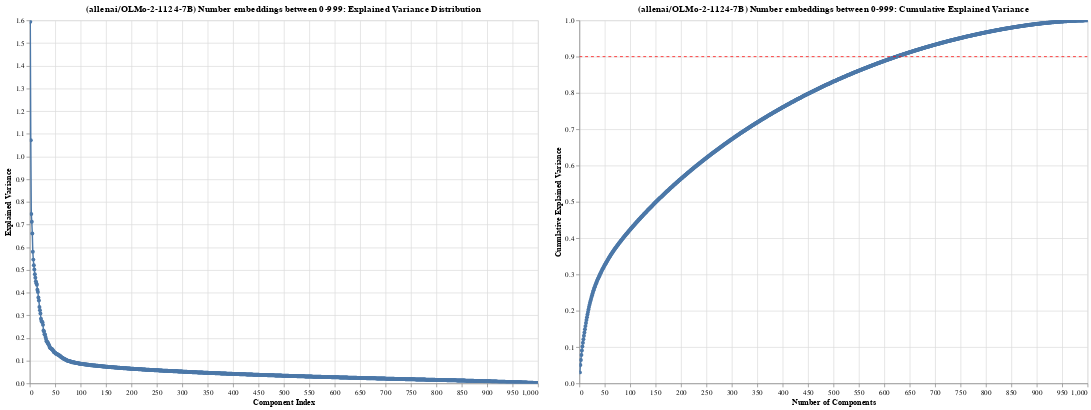

The notebook cell saved with this chart:
### Code cell
alt.hconcat(plots['explained_variance'], plots['cumulative_variance'])

### Figure 1 — Vega-Lite specification as saved in the notebook (floating-point values rounded to 4 significant figures; data arrays with more than 128 entries replaced by an {"elided": "..."} marker saying what was removed)
{"config": {"view": {"continuousWidth": 300, "continuousHeight": 300}}, "hconcat": [{"data": {"name": "data-7874d61902e0b2dee1c495ac880d59ee"}, "mark": {"type": "line", "point": true}, "encoding": {"tooltip": [{"field": "Component", "type": "quantitative"}, {"field": "ExplainedVariance", "type": "quantitative"}], "x": {"field": "Component", "title": "Component Index", "type": "quantitative"}, "y": {"field": "ExplainedVariance", "title": "Explained Variance", "type": "quantitative"}}, "height": 500, "name": "view_8", "title": "(allenai/OLMo-2-1124-7B) Number embeddings between 0-999: Explained Variance Distribution", "width": 700}, {"layer": [{"data": {"name": "data-4f2c2299d34c1adad6f7dac71ad8a8d3"}, "mark": {"type": "line", "point": true}, "encoding": {"tooltip": [{"field": "Components", "type": "quantitative"}, {"field": "CumulativeVariance", "type": "quantitative"}], "x": {"field": "Components", "title": "Number of Components", "type": "quantitative"}, "y": {"field": "CumulativeVariance", "scale": {"domain": [0, 1]}, "title": "Cumulative Explained Variance", "type": "quantitative"}}, "name": "view_7", "title": "(allenai/OLMo-2-1124-7B) Number embeddings between 0-999: Cumulative Explained Variance"}, {"data": {"name": "data-1693fce19a66a18ba87d35ab9883d361"}, "mark": {"type": "rule", "color": "red", "strokeDash": [4, 4]}, "encoding": {"tooltip": [{"field": "Label", "type": "nominal"}], "y": {"field": "Threshold", "type": "quantitative"}}}], "height": 500, "width": 700}], "params": [{"name": "param_7", "select": {"type": "interval", "encodings": ["x", "y"]}, "bind": "scales", "views": ["view_8"]}, {"name": "param_8", "select": {"type": "interval", "encodings": ["x", "y"]}, "bind": "scales", "views": ["view_7"]}], "$schema": "https://vega.github.io/schema/vega-lite/v5.20.1.json", "datasets": {"data-7874d61902e0b2dee1c495ac880d59ee": {"elided": "1000 records"}, "data-4f2c2299d34c1adad6f7dac71ad8a8d3": {"elided": "1000 records"}, "data-1693fce19a66a18ba87d35ab9883d361": [{"Threshold": 0.9, "Label": "90% Explained Variance"}]}}
